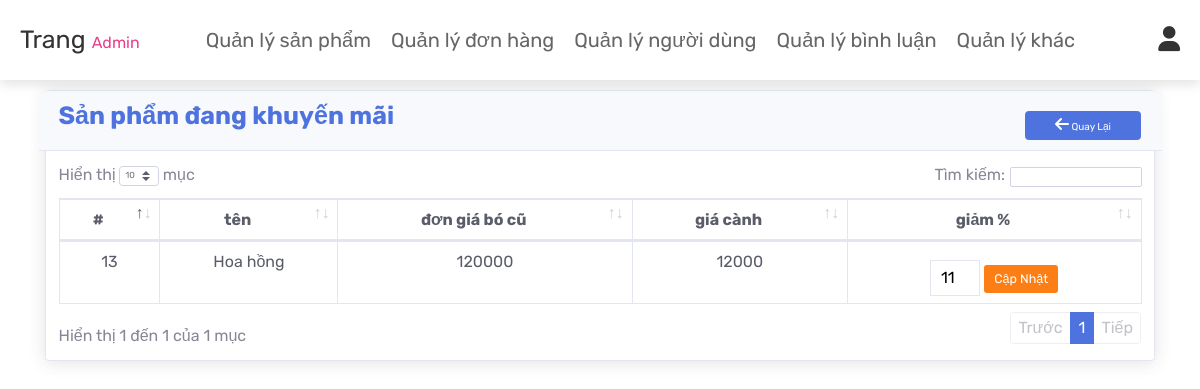
Page /admin_edit_km.php?update_km=13 (signed in) on the committed database.
### tables this page shows
CREATE TABLE `products` (
  `id` int(100) NOT NULL,
  `name` varchar(100) NOT NULL,
  `id_type` int(11) NOT NULL,
  `details` varchar(500) NOT NULL,
  `price` int(100) NOT NULL,
  `giacanh` int(100) NOT NULL,
  `sale_price` int(10) NOT NULL DEFAULT 0,
  `soluongkho` int(11) NOT NULL,
  `image` varchar(100) NOT NULL
);

### admin_edit_km.php (the view, shortened to what this page needs)
<?php
@include 'config.php';
if (isset($_GET['update_km'])) {
   $id = mysqli_real_escape_string($conn, $_GET['update_km']);
}
?>
<!DOCTYPE html>
<html lang="en">
<head>
   <link rel="stylesheet" href="https://cdnjs.cloudflare.com/ajax/libs/font-awesome/6.0.0/css/all.min.css">
   <link rel="stylesheet" href="css/admin_style.css">
   <link href="css/sb-admin-2.min.css" rel="stylesheet">
    <link href="vendor/datatables/dataTables.bootstrap4.min.css" rel="stylesheet">
</head>
<body>
   <?php @include 'admin_header.php'; ?>
   <section>
      <div class="container">
         <div class="card shadow mb-4">
            <div class="card-header py-3 row">
               <h1 class="col m-0 font-weight-bold text-primary">Sản phẩm đang khuyến mãi</h1>
               <div class="col-md-4">
                  <a href="admin_category.php" class="col-md-4 offset-md-8 col-sm-6 offset-sm-6 btn btn-primary ">
                     <i class="fa fa-arrow-left"></i> Quay lại</a>
               </div>
            </div>
            <div class="card-body">
               <div class="table-responsive">
                  <table class="table table-bordered text-dark text-center" id="dataTable" width="100%" cellspacing="0">
                     <thead>
                        <tr>
                           <th scope="col">#</th>
                           <th scope="col">tên </th>
                           <th scope="col">đơn giá bó cũ</th>
                           <th scope="col">giá cành</th>
                           <th scope="col">giảm %</th>
                        </tr>
                     </thead>
                     <tbody class="text-center">
                        <?php
                        $fetch_products = mysqli_query($conn, "SELECT id,name,price,sale_price,giacanh FROM products WHERE sale_price <> 0 AND id=$id ") or die('query failed');
                        if (mysqli_num_rows($fetch_products) > 0) {
                           while ($fetch_product = mysqli_fetch_assoc($fetch_products)) {
                        ?>
                              <tr>
                                 <td>
                                    <div>
                                       <span><?php echo $fetch_product['id']; ?></span>
                                    </div>
                                 </td>
                                 <td>
                                    <span><?php echo $fetch_product['name']; ?></span>
                                 </td>
                                 <td>
                                    <span><?php echo $fetch_product['price']; ?></span>
                                 </td>
                                 <td>
                                    <span><?php echo $fetch_product['giacanh'];?></span>
                                 </td>
                                 <td>
                                    <form class="mt-2 p-0" method="POST">
                                       <input type="number" min="0" max="100" value="<?php echo $fetch_product['sale_price']; ?>" name="sale_price" class="qty text-center border p-2 m-0" style="width:50px">
                                       <input type="submit" value="Cập nhật" class="option-btn btn-lg" name="update_km">
                                    </form>
                                 </td>
                              </tr>
                        <?php
                           }
                        } else {
                           echo '<p class="empty">Không có sản phẩm chưa giảm giá</p>';
                        }
                        ?>
                     </tbody>
                  </table>
               </div>
            </div>
         </div>
      </div>
   </section>
</body>
</html>

### css/admin_style.css (style rules this page uses)
:root { --pink:#e84393; --red:#c0392b; --orange:#f39c12; --black:#333; --white:#fff; --light-color:#666; --light-white:#ccc; --light-bg:#f5f5f5; --border:.2rem solid var(--black); --box-shadow:0 .5rem 1rem rgba(0,0,0,.1); }
* { font-family: 'Rubik', sans-serif; margin:0; padding:0; font-size: medium; box-sizing: border-box; outline: none; border:none; text-decoration: none; transition:all .2s linear; }
html { font-size: 62.5%; overflow-x: hidden; scroll-behavior: smooth; scroll-padding-top: 6.5rem; }
body { background: var(--light-bg); }
section { padding:1rem 2rem; }
.btn, .delete-btn, .option-btn { display: inline-block; border-radius: .5rem; margin-top: 1rem; font-size: 1.8rem; color:var(--white); cursor: pointer; padding:1rem 3rem; text-transform: capitalize; }
.btn { background-color: var(--pink); }
.option-btn { background-color: var(--orange); }

### rows in the picture
products: id "13", name "Hoa hồng", price "120000", giacanh "12000", sale_price "11"
